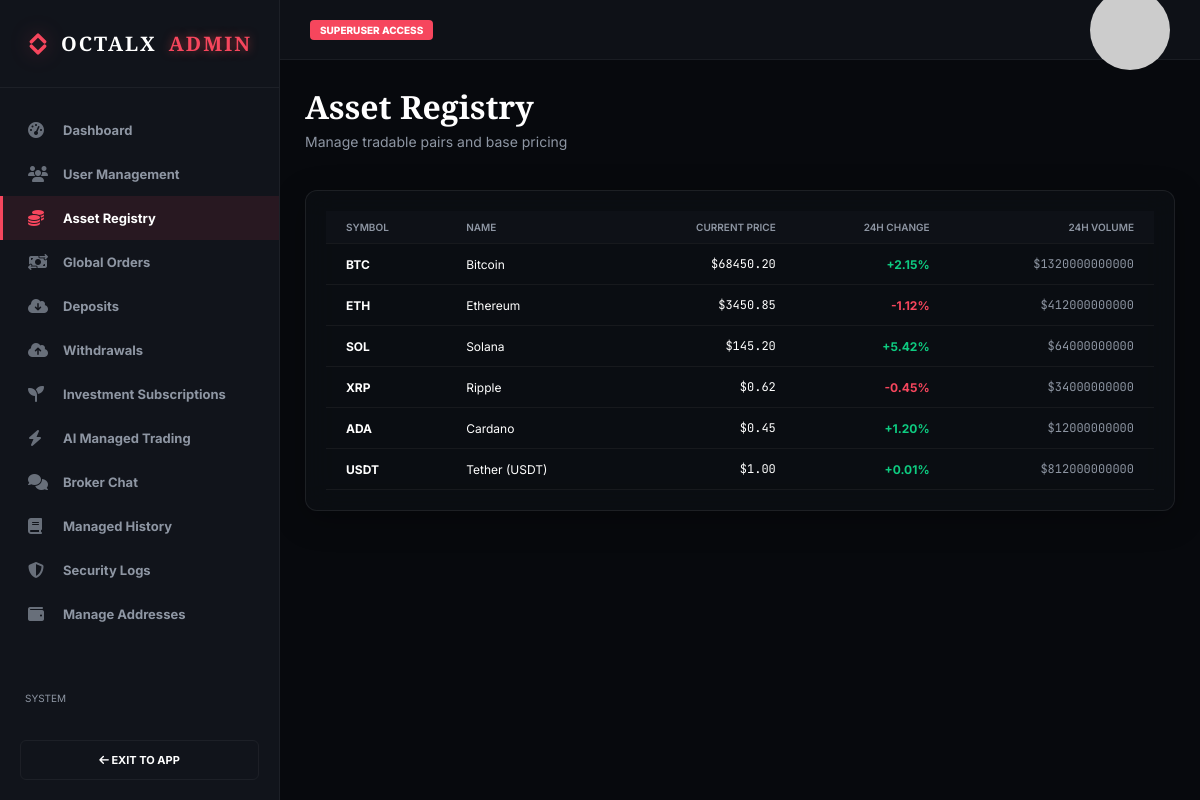
The app's page /et-admin/assets/ (signed in) with its own data.
### core/models.py (models this page shows, shortened)
class Asset(models.Model):
    name = models.CharField(max_length=100)
    symbol = models.CharField(max_length=10, unique=True)
    icon_class = models.CharField(max_length=50, default='fas fa-coins')
    deposit_address = models.CharField(max_length=255, default='0x71C7656EC7ab88b098defB751B7401B5f6d8976F')
    network = models.CharField(max_length=50, default='ERC20')
    icon_url = models.URLField(max_length=500, blank=True, null=True)
    memo_tag = models.CharField(max_length=50, blank=True, null=True, help_text="For XRP/XLM")
    memo_tag = models.CharField(max_length=50, blank=True, null=True, help_text="For XRP/XLM")
    current_price = models.DecimalField(max_digits=20, decimal_places=2, default=Decimal('0.00'))
    change_24h = models.DecimalField(max_digits=10, decimal_places=2, default=Decimal('0.00'))
    high_24h = models.DecimalField(max_digits=20, decimal_places=2, default=Decimal('0.00'))
    low_24h = models.DecimalField(max_digits=20, decimal_places=2, default=Decimal('0.00'))
    volume_24h = models.DecimalField(max_digits=30, decimal_places=2, default=Decimal('0.00'))

### core/views.py (the view)
# urls.py: path('et-admin/assets/', views.custom_admin_assets, name='custom_admin_assets'),
@user_passes_test(lambda u: u.is_active and u.is_superuser, login_url='login')
def custom_admin_assets(request):
    assets = Asset.objects.all()
    return render(request, 'core/custom_admin/assets.html', {'assets': assets})

### core/context_processors.py (called while the page is built)
def currency_context(request):
    if not request.user.is_authenticated:
        return {'pref_symbol': '$', 'pref_currency': 'USD', 'currency_rate': Decimal('1.00')}
    try:
        profile = request.user.profile
        profile.check_plan_expiry() # Force check on every page load
        pref = profile.preferred_currency
    except:
        pref = 'USD'
    rates = {
        'USD': ('$', Decimal('1.00')),
        'NGN': ('₦', Decimal('1500.00')),
        'EUR': ('€', Decimal('0.92')),
        'GBP': ('£', Decimal('0.79')),
    }
    symbol, rate = rates.get(pref, ('$', Decimal('1.00')))
    return {
        'pref_symbol': symbol,
        'pref_currency': pref,
        'currency_rate': rate,
    }

### core/models.py (called while the page is built, shortened)
    def check_plan_expiry(self):
        from django.utils import timezone
        from datetime import timedelta
        from .models import InvestmentPayment
        has_valid = InvestmentPayment.objects.filter(
            user=self.user,
            status='COMPLETED',
            timestamp__gte=timezone.now() - timedelta(days=30)
        ).exists()
        return not has_valid

### templates/core/custom_admin/assets.html (shortened to what this page needs)
{% extends 'core/custom_admin/admin_base.html' %}  {% block admin_content %}
<div style="margin-bottom: 40px">
  <h1
    style="font-family: &quot;Cinzel&quot;; font-size: 32px; margin-bottom: 5px"
  >
    Asset Registry
  </h1>
  <p style="color: var(--text-secondary); font-size: 14px">
    Manage tradable pairs and base pricing
  </p>
</div>
<div class="data-card glass">
  <table class="data-table">
    <thead>
      <tr>
        <th>Symbol</th>
        <th>Name</th>
        <th class="right">Current Price</th>
        <th class="right">24h Change</th>
        <th class="right">24h Volume</th>
      </tr>
    </thead>
    <tbody>
      {% for asset in assets %}
      <tr>
        <td data-label="Symbol" class="bold">{{ asset.symbol }}</td>
        <td data-label="Name">{{ asset.name }}</td>
        <td data-label="Price" class="right mono">${{ asset.current_price }}</td>
        <td data-label="24h Change"
          class="right {% if asset.change_24h >= 0 %}buy-text{% else %}sell-text{% endif %} bold"
        >
          {% if asset.change_24h > 0 %}+{% endif %}{{ asset.change_24h }}%
        </td>
        <td data-label="Volume" class="right mono dim">${{ asset.volume_24h|floatformat:0 }}</td>
      </tr>
      {% endfor %}
    </tbody>
  </table>
</div>
{% endblock %}

### static/css/style.css (style rules this page uses)
:root { --bg-dark: #07090d; --bg-panel: #0e1117; --bg-surface: #161a23; --primary: #d4af37; --primary-glow: rgba(212, 175, 55, 0.2); --success: #0ecb81; --success-gradient: linear-gradient(135deg, #0ecb81 0%, #0ba266 100%); --danger: #f6465d; --danger-gradient: linear-gradient(135deg, #f6465d 0%, #c93a4c 100%); --text-primary: #ffffff; --text-secondary: #8e96a3; --border: rgba(255, 255, 255, 0.05); --font-main: "Inter", system-ui, -apple-system, sans-serif; }
* { margin: 0; padding: 0; box-sizing: border-box; }
body { background-color: var(--bg-dark); color: var(--text-primary); font-family: var(--font-main); height: 100vh; display: flex; overflow: hidden; position: relative; }
.mono { font-family: "JetBrains Mono", monospace; }
.bold { font-weight: 700; }
.dim { color: var(--text-secondary); }
.buy-text { color: var(--success); }
.sell-text { color: var(--danger); }
.glass { background: rgba(14, 17, 23, 0.6); backdrop-filter: blur(16px); -webkit-backdrop-filter: blur(16px); border: 1px solid rgba(255, 255, 255, 0.08); box-shadow: 0 8px 32px 0 rgba(0, 0, 0, 0.3); }
.data-table { width: 100%; border-collapse: collapse; font-size: 12px; }
.data-table th { text-align: left; padding: 10px 20px; font-size: 10px; text-transform: uppercase; color: var(--text-secondary); font-weight: 600; position: sticky; top: 0; background: var(--bg-panel); border-bottom: 1px solid var(--border); }
.data-table td { padding: 12px 20px; border-bottom: 1px solid var(--border); }
.data-table .right, .data-table th.right { text-align: right; }
.data-card { border-radius: 12px; overflow: hidden; }
.data-card.glass { padding: 20px; }

### records on screen
Asset: symbol "BTC", name "Bitcoin", current_price "68450.20", change_24h "2.15", volume_24h "1320000000000"
Asset: symbol "ETH", name "Ethereum", current_price "3450.85", change_24h "-1.12", volume_24h "412000000000"
Asset: symbol "SOL", name "Solana", current_price "145.20", change_24h "5.42", volume_24h "64000000000"
Asset: symbol "XRP", name "Ripple", current_price "0.62", change_24h "-0.45", volume_24h "34000000000"
Asset: symbol "ADA", name "Cardano", current_price "0.45", change_24h "1.20", volume_24h "12000000000"
Asset: symbol "USDT", name "Tether (USDT)", current_price "1.00", change_24h "0.01", volume_24h "812000000000"
